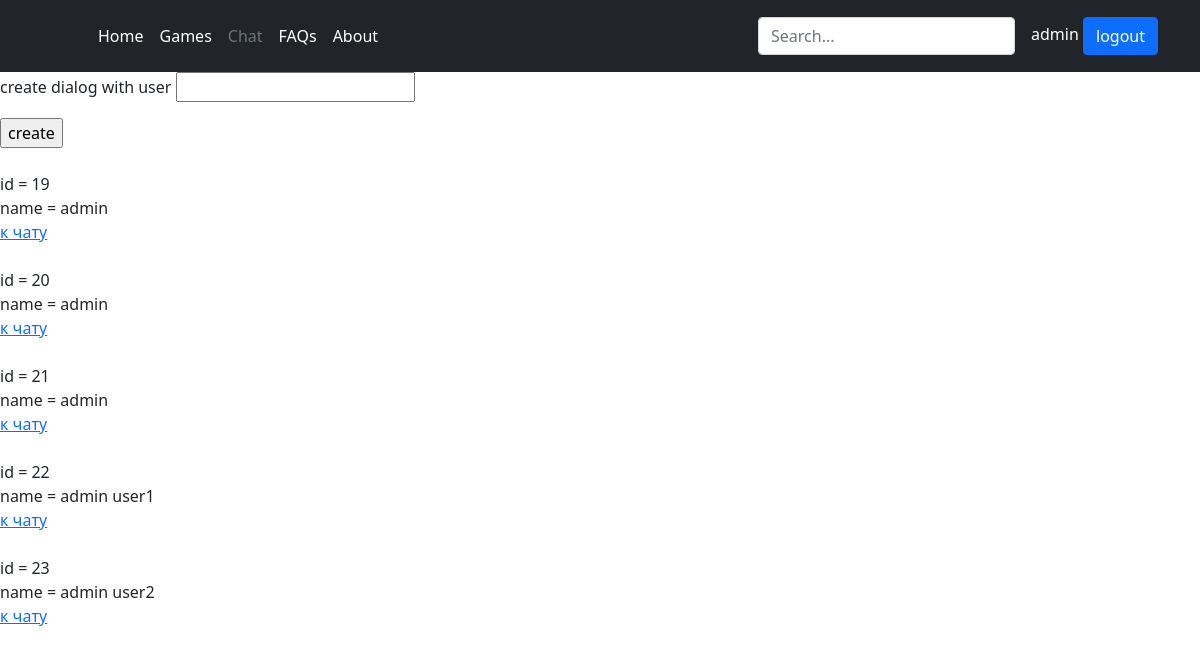
Page /chat/ (signed in) on the committed database.
### chat/models.py (models this page shows)
class Chat(models.Model):
    CHOICES = [
        ('dialog', 'dialog'),
        ('chat', 'chat'),
    ]
    type = models.CharField(max_length=300, choices=CHOICES, default='dialog')
    members = models.ManyToManyField(User)
    message_set = models.ManyToManyField(Message)

### chat/views.py (the view)
# urls.py: path('', views.DialogsView.as_view(), name='chats'),
class DialogsView(generic.ListView):
    template_name = 'chat/index.html'
    context_object_name = 'chats'
    def get_queryset(self):
        self.list_mem = Chat.objects.filter(members=self.request.user)
        return self.list_mem
    def get_context_data(self, *, object_list=None, **kwargs):
        context = super(DialogsView, self).get_context_data(**kwargs)
        message = {'ans': '', 'type': 'danger', 'chats':self.list_mem}
        message['page'] = {'home': 'white', 'chat': 'secondary', 'about': 'white', 'games': 'white', 'hz': 'white'}
        if self.request.user.is_authenticated:
            res = {**message, **context}
        else:
            message['ans'], message['type'] = "please log in to access this page", 'warning'
            res = message
        return res

### chat/templates/chat/index.html (shortened to what this page needs)
<!doctype html>
<html lang="en">
  <head>
    <link href="https://cdn.jsdelivr.net/npm/bootstrap@5.1.3/dist/css/bootstrap.min.css" rel="stylesheet">
  </head>
  <body>
  <header class="p-3 bg-dark text-white">
    <div class="container">
      <div class="d-flex flex-wrap align-items-center justify-content-center justify-content-lg-start">
        <a href="/" class="d-flex align-items-center mb-2 mb-lg-0 text-white text-decoration-none">
          <svg class="bi me-2" width="40" height="32" role="img" aria-label="Bootstrap"><use xlink:href="#bootstrap"></use></svg>
        </a>
        <ul class="nav col-12 col-lg-auto me-lg-auto mb-2 justify-content-center mb-md-0">
          <li><a href="/" class="nav-link px-2 text-{{ page.home }}">Home</a></li>
          <li><a href="/games" class="nav-link px-2 text-{{ page.games }}">Games</a></li>
          <li><a href="/chat" class="nav-link px-2 text-{{ page.chat }}">Chat</a></li>
          <li><a href="#" class="nav-link px-2 text-{{ page.hz }}">FAQs</a></li>
          <li><a href="/about" class="nav-link px-2 text-{{ page.about }}">About</a></li>
        </ul>
        <form class="col-12 col-lg-auto mb-3 mb-lg-0 me-lg-3">
          <input type="search" class="form-control form-control-dark" placeholder="Search..." aria-label="Search">
        </form>
        {% if user.is_authenticated %}
        <form class="" method="post" action="{% url 'login' %}">
          {{ user.username }}
          <button type="submit" class="btn btn-primary" data-bs-toggle="modal" data-bs-target="#login" name="next" value="logout">logout</button>
        </form>
    {% endif %}
    </div>
    </div>
  </header>
{% if chat %}
  {% for msg in chat.all %}
  <h10>{{ msg.pub_date }} {{ msg.author }}:</h10>
  <br>
  <h5>    {{ msg.text }}</h5>
  <br>
  <br>
  <br>
  {% endfor %}
<form method="post" action="">
{% csrf_token %}
{{ form.text.label_tag }}
  {{ form.text }}
<input type="submit" name="next" value="send" />
</form>
{% else %}
  <form method="GET" action="/chat/create">
 <p>create dialog with user <input type="text" name="u_name"></p>
<input type="submit" name="next" value="create" />
<br><br>
</form>
{% endif %}
{% if not chats and not chat %}
    <div class="panel panel-body">
      <p>Nothing to show.</p>
    </div>
{% else %}
    {% for gg in chats %}
      id =  {{ gg.id }}
  <br>
      name = {{ gg.members.all.0 }} {{ gg.members.all.1 }}
  <br>
  <a href="/chat/{{ gg.id }}">к чату</a>
  <br>
  <br>
    {% endfor %}
{% endif %}
  </body>
</html>

### rows in the picture
Chat: id "19", members.all.0 "admin"
Chat: id "20", members.all.0 "admin"
Chat: id "21", members.all.0 "admin"
Chat: id "22", members.all.0 "admin", members.all.1 "user1"
Chat: id "23", members.all.0 "admin", members.all.1 "user2"

### other values in the picture
{{ user.username }} "admin"
